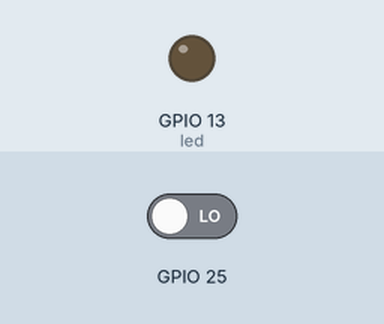
The sketch below on a simulated ESP32. On the bench: output pins drawn as LEDs (lit = HIGH). The test bench sets the inputs (shaded band); at power-on: GPIO 25 LOW.

Above: at 1.2 s.
1.3 s: GPIO 25 driven HIGH
At 1.6 s:
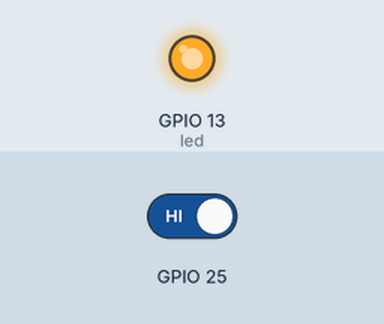
Timing chart, 0 to 4.3 s (numbered marks = the images above; inputs shaded):
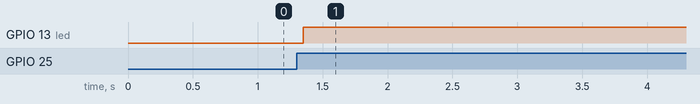

Measured:
- after the input at 1.3 s, GPIO 13 (led): LOW → HIGH after 0.05 s

The sketch:

vitor_arduino_buttom_other_condition.ino
```cpp
void setup() {
  // put your setup code here, to run once:
  pinMode(13, OUTPUT); /*Configuração do pin 13 como saída*/
  pinMode(25, INPUT);  //
  digitalRead(25);     // falando a leitura do nivel lógico do pino 7

}

void loop() {
  // put your main code here, to run repeatedly:

  if(digitalRead(25)){
    delay(50);                //para a execução do programa por 1 segundo
    digitalWrite(13, !digitalRead(13));      //Ativa o pino 13, acendendo o led
    while(digitalRead(25));
  }


}
```
